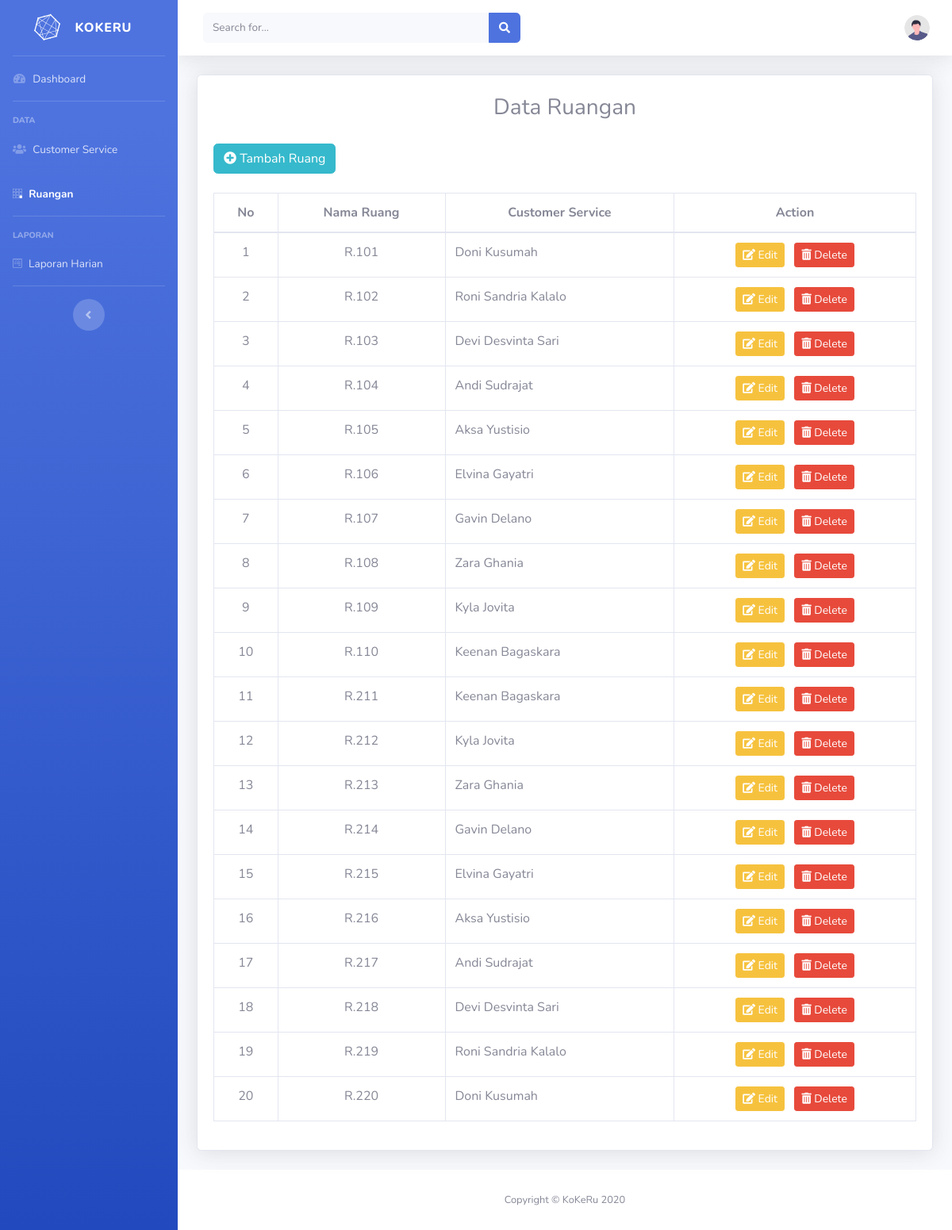
Page /manajer/data_ruang.php on the committed database.
### tables this page shows
CREATE TABLE `ruang` (
  `id_ruang` int(11) NOT NULL,
  `nama_ruang` varchar(50) NOT NULL,
  `id_cs` int(11) NOT NULL
);

CREATE TABLE `cs` (
  `id_cs` int(11) NOT NULL,
  `nama_cs` varchar(50) NOT NULL,
  `email` varchar(50) NOT NULL
);

### manajer/data_ruang.php (the view, shortened to what this page needs)
<?php include 'header.php'; ?>
      <li class="nav-item">
        <a class="nav-link" href="dashboard.php">
          <i class="fas fa-fw fa-tachometer-alt"></i>
          <span>Dashboard</span>
        </a>
      </li>
      <hr class="sidebar-divider">
      <div class="sidebar-heading">Data</div>
      <li class="nav-item">
        <a class="nav-link" href="data_cs.php">
          <i class="fas fa-users"></i>
          <span>Customer Service</span>
        </a>
      </li>
      <li class="nav-item active">
        <a class="nav-link" href="data_ruang.php">
          <i class="fab fa-buromobelexperte"></i>
          <span>Ruangan</span>
        </a>
      </li>
      <hr class="sidebar-divider">
      <div class="sidebar-heading">Laporan</div>
      <li class="nav-item">
        <a class="nav-link" href="laporan.php">
          <i class="fab fa-wpforms"></i>
          <span>Laporan Harian</span>
        </a>
      </li>
      <hr class="sidebar-divider d-none d-md-block">
      <div class="text-center d-none d-md-inline">
        <button class="rounded-circle border-0" id="sidebarToggle"></button>
      </div>
    </ul>
    <div id="content-wrapper" class="d-flex flex-column">
      <div id="content">
        <nav class="navbar navbar-expand navbar-light bg-white topbar mb-4 static-top shadow">
          <form class="d-none d-sm-inline-block form-inline mr-auto ml-md-3 my-2 my-md-0 mw-100 navbar-search">
            <div class="input-group">
              <input type="text" class="form-control bg-light border-0 small" placeholder="Search for..." aria-label="Search" aria-describedby="basic-addon2">
              <div class="input-group-append">
                <button class="btn btn-primary" type="button">
                  <i class="fas fa-search fa-sm"></i>
                </button>
              </div>
            </div>
          </form>
          <ul class="navbar-nav ml-auto">
            <li class="nav-item dropdown no-arrow">
              <a class="nav-link dropdown-toggle" href="#" id="userDropdown" role="button" data-toggle="dropdown" aria-haspopup="true" aria-expanded="false">
                <img class="img-profile rounded-circle" src="../assets2/img/undraw_profile.svg">
              </a>
            </li>
          </ul>
        </nav>
        <div class="container-fluid">
          <div class="card shadow mb-4">
            <br>
            <div class="col-12">
              <h3 class="row justify-content-center">Data Ruangan</h3>
            </div>
            <div class="card-body">
              <div class="table-responsive">
                <table class="table table-bordered" id="dataTable" width="100%" cellspacing="0">
                  <a class="btn btn-info" href="add_ruang.php"><i class="fas fa-plus-circle"></i> Tambah Ruang</a> <br><br>
                  <thead class="text-center">
                    <tr>
                      <th>No</th>
                      <th>Nama Ruang</th>
                      <th>Customer Service</th>
                      <th>Action</th>
                    </tr>
                  </thead>
                  <tbody>
                    <?php
                      $query = "SELECT r.id_ruang as id_ruang, r.nama_ruang AS nama_ruang, cs.nama_cs AS nama_cs FROM ruang r JOIN cs ON r.id_cs = cs.id_cs ORDER BY id_ruang";
                      $result = $db->query($query);
                      $i = 1;
                      while ($row = $result->fetch_object()) {
                        echo '<tr>';
                        echo '<td class="text-center">'.$i.'</td>';
                        echo '<td class="text-center">'.$row->nama_ruang.'</td>';
                        echo '<td>'.$row->nama_cs.'</td>';
                        echo '<td class="text-center">
                                <a class="btn btn-warning btn-sm" href="edit_ruang.php?id='.$row->id_ruang.'"><i class="fas fa-edit"></i> Edit</a>&nbsp;&nbsp;
                                <a class="btn btn-danger btn-sm" href="delete_ruang.php?id='.$row->id_ruang.'"><i class="fas fa-trash-alt"></i> Delete</a>
                              </td>';
                        echo '</tr>';
                        $i++;
                      }
                      echo '</tbody>';
                      echo '</table>';
                    ?>
              </div>
            </div>
          </div>
        </div>
<?php include 'footer.php'; ?>

### rows in the picture
ruang: nama_ruang "R.101", id_cs.nama_cs "Doni Kusumah"
ruang: nama_ruang "R.102", id_cs.nama_cs "Roni Sandria Kalalo"
ruang: nama_ruang "R.103", id_cs.nama_cs "Devi Desvinta Sari"
ruang: nama_ruang "R.104", id_cs.nama_cs "Andi Sudrajat"
ruang: nama_ruang "R.105", id_cs.nama_cs "Aksa Yustisio"
ruang: nama_ruang "R.106", id_cs.nama_cs "Elvina Gayatri"
ruang: nama_ruang "R.107", id_cs.nama_cs "Gavin Delano"
ruang: nama_ruang "R.108", id_cs.nama_cs "Zara Ghania"
ruang: nama_ruang "R.109", id_cs.nama_cs "Kyla Jovita"
ruang: nama_ruang "R.110", id_cs.nama_cs "Keenan Bagaskara"
ruang: nama_ruang "R.211", id_cs.nama_cs "Keenan Bagaskara"
ruang: nama_ruang "R.212", id_cs.nama_cs "Kyla Jovita"
ruang: nama_ruang "R.213", id_cs.nama_cs "Zara Ghania"
ruang: nama_ruang "R.214", id_cs.nama_cs "Gavin Delano"
ruang: nama_ruang "R.215", id_cs.nama_cs "Elvina Gayatri"
ruang: nama_ruang "R.216", id_cs.nama_cs "Aksa Yustisio"
ruang: nama_ruang "R.217", id_cs.nama_cs "Andi Sudrajat"
ruang: nama_ruang "R.218", id_cs.nama_cs "Devi Desvinta Sari"
ruang: nama_ruang "R.219", id_cs.nama_cs "Roni Sandria Kalalo"
ruang: nama_ruang "R.220", id_cs.nama_cs "Doni Kusumah"
